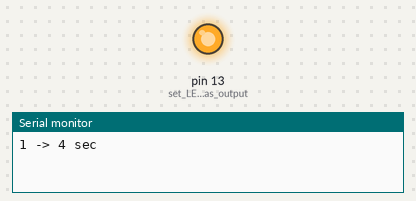
The sketch below on a simulated Arduino Uno, built with avr-gcc and run on an emulated ATmega328P. Parts: output pins drawn as LEDs (lit = HIGH), the last lines printed to the serial monitor. Random numbers use the default seed unless the sketch sets one.

Above: at 0.1 s.
At 36.1 s:
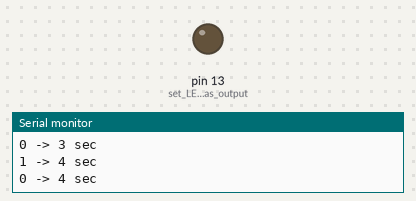
Timing chart, 0 to 37.6 s (numbered marks = the images above):
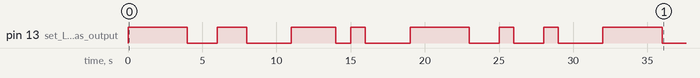

Measured:
- by itself, pin 13 (set_LED_pin_as_output): LOW → HIGH at 0.00 s, → LOW 4.0 s later, → HIGH 2.0 s later, → LOW 2.0 s later, … (16 changes in this stretch)

The sketch:

sketch_1.1P_1.ino
```cpp
int led_high = 0;  // variable to flag ON (1) or OFF (0)
int slp_sec = 0;  // variable holds number of seconds to sleep


void setup() {
  pinMode(LED_BUILTIN, OUTPUT);      // set LED pin as output
  digitalWrite(LED_BUILTIN, LOW);    // switch off LED pin

  // Baud rate (speed of communication, symbol transfer rate)
  Serial.begin(6900);
}

void loop() {
  // sleep randomly selected 1 t0 5 seconds
  slp_sec = random(1, 5);

  if (led_high == 0) {
    // Write sleeping duration to serial monitor
    Serial.println("1 -> " + String(slp_sec) + " sec");
    // Write HIGH to LED
    digitalWrite(LED_BUILTIN, HIGH);

  } else {
    // Write sleeping duration to serial monitor
    Serial.println("0 -> " + String(slp_sec) + " sec");
    // Write LOW to LED
    digitalWrite(LED_BUILTIN, LOW);
  }

  // Switch LOW to HIGH
  led_high = (led_high + 1) % 2;

  // Sleep for a while
  delay(1000*slp_sec);
}
```
